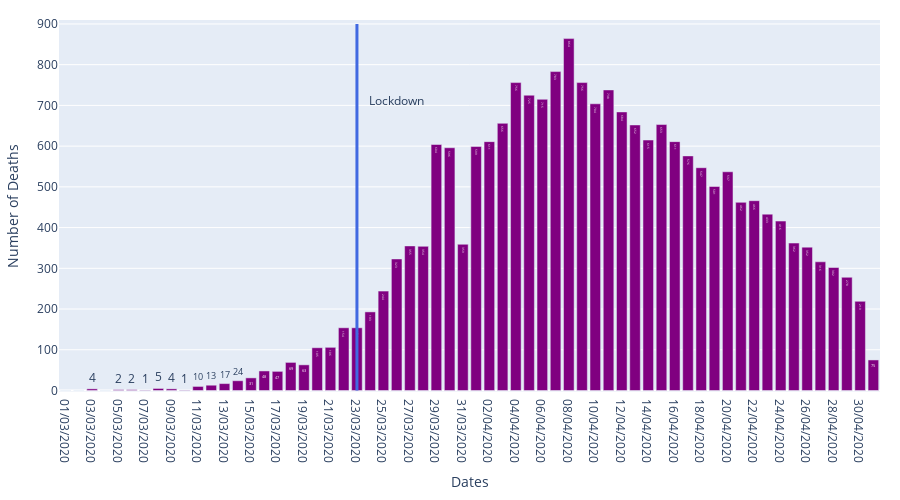

The cell this chart's notebook holds for it:
### Markdown cell above
# NHS Daily - Confirmed Deaths
#### Use Zoom tool to adjust the Date Range

### Code cell
df = nhs_region
x = np.array((list(df.iloc[:, 2:].columns)))
y = np.sum(np.array(df[df['Country Region']=='England'].iloc[:,2:]),axis = 0)

fig = go.Figure(data=[go.Bar(
            x=x, y=y,
            text=y,
            textposition='auto',
            marker_color='purple'
        )])

fig.add_trace(go.Scatter(
            x=np.array((list(df.iloc[:, 27:28].columns))),
            y=np.sum(np.array(df.iloc[:,29:30]),axis = 0),
            text=["Lockdown"],
            mode="text"
            ))

fig.update_layout(
        xaxis_title="Dates",
        yaxis_title="Number of Deaths",
        margin=dict(l=20, r=20, t=20, b=20),
        showlegend=False,
        height=500,
        width=900)

fig.add_shape(
    dict(
        type="line",
        x0=22,
        y0=0,
        x1=22,
        y1=900,
        line=dict(
            color="RoyalBlue",
            width=3
        )))

fig.show()

### Figure 1 — Plotly figure (JSON) as saved in the notebook; plotly's stock layout.template omitted (floating-point values rounded to 4 significant figures)
{"data": [{"marker": {"color": "purple"}, "text": [0, 0, 4, 0, 2, 2, 1, 5, 4, 1, 10, 13, 17, 24, 31, 48, 47, 69, 63, 105, 106, 154, 154, 193, 244, 323, 355, 354, 604, 596, 359, 599, 611, 656, 756, 725, 715, 783, 864, 756, 704, 738, 684, 652, 615, 653, 611, 576, 547, 501, 537, 462, 466, 433, 416, 362, 352, 316, 302, 278, 219, 75], "textposition": "auto", "type": "bar", "x": ["01/03/2020", "02/03/2020", "03/03/2020", "04/03/2020", "05/03/2020", "06/03/2020", "07/03/2020", "08/03/2020", "09/03/2020", "10/03/2020", "11/03/2020", "12/03/2020", "13/03/2020", "14/03/2020", "15/03/2020", "16/03/2020", "17/03/2020", "18/03/2020", "19/03/2020", "20/03/2020", "21/03/2020", "22/03/2020", "23/03/2020", "24/03/2020", "25/03/2020", "26/03/2020", "27/03/2020", "28/03/2020", "29/03/2020", "30/03/2020", "31/03/2020", "01/04/2020", "02/04/2020", "03/04/2020", "04/04/2020", "05/04/2020", "06/04/2020", "07/04/2020", "08/04/2020", "09/04/2020", "10/04/2020", "11/04/2020", "12/04/2020", "13/04/2020", "14/04/2020", "15/04/2020", "16/04/2020", "17/04/2020", "18/04/2020", "19/04/2020", "20/04/2020", "21/04/2020", "22/04/2020", "23/04/2020", "24/04/2020", "25/04/2020", "26/04/2020", "27/04/2020", "28/04/2020", "29/04/2020", "30/04/2020", "01/05/2020"], "y": [0, 0, 4, 0, 2, 2, 1, 5, 4, 1, 10, 13, 17, 24, 31, 48, 47, 69, 63, 105, 106, 154, 154, 193, 244, 323, 355, 354, 604, 596, 359, 599, 611, 656, 756, 725, 715, 783, 864, 756, 704, 738, 684, 652, 615, 653, 611, 576, 547, 501, 537, 462, 466, 433, 416, 362, 352, 316, 302, 278, 219, 75]}, {"mode": "text", "text": ["Lockdown"], "type": "scatter", "x": ["26/03/2020"], "y": [708]}], "layout": {"height": 500, "margin": {"b": 20, "l": 20, "r": 20, "t": 20}, "shapes": [{"line": {"color": "RoyalBlue", "width": 3}, "type": "line", "x0": 22, "x1": 22, "y0": 0, "y1": 900}], "showlegend": false, "width": 900, "xaxis": {"title": {"text": "Dates"}}, "yaxis": {"title": {"text": "Number of Deaths"}}}}
